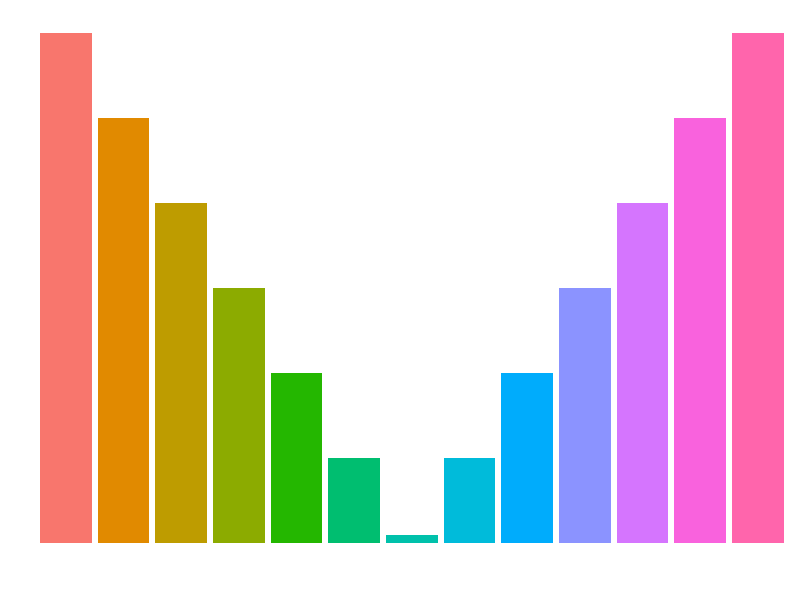

Here is the R script that generated this plot:
library(reshape2)
library(ggplot2)
v1=60
v2=50
v3=40
v4=30
v5=20
v6=10
v7=1
v8=10
v9=20
v10=30
v11=40
v12=50
v13=60

a=data.frame(v1,v2,v3,v4,v5,v6,v7,v8,v9,v10,v11,v12,v13)
amelt=melt(a)
colnames(a)="A"
aplot=ggplot(amelt,aes(x=variable,fill=variable,y=value))+geom_bar(stat="identity")+theme_bw()+xlab("")+ylab("")+

theme(panel.grid.major = element_blank(),
      panel.grid.minor = element_blank(),
panel.border = element_blank(),
legend.position="none",
axis.text.x = element_blank(),
axis.text.y = element_blank(),
axis.ticks=element_blank()
)
 
aplot
